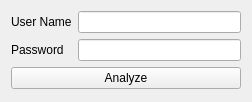
<?xml version="1.0" encoding="UTF-8"?>
<ui version="4.0">
 <class>LoginAnalyzer</class>
 <widget class="QWidget" name="LoginAnalyzer">
  <property name="geometry">
   <rect>
    <x>0</x>
    <y>0</y>
    <width>252</width>
    <height>102</height>
   </rect>
  </property>
  <property name="windowTitle">
   <string>LoginAnalyzer</string>
  </property>
  <layout class="QFormLayout" name="formLayout">
   <item row="0" column="0">
    <widget class="QLabel" name="label">
     <property name="text">
      <string>User Name</string>
     </property>
    </widget>
   </item>
   <item row="0" column="1">
    <widget class="QLineEdit" name="lineEdit"/>
   </item>
   <item row="1" column="0">
    <widget class="QLabel" name="label_2">
     <property name="text">
      <string>Password  </string>
     </property>
    </widget>
   </item>
   <item row="1" column="1">
    <widget class="QLineEdit" name="lineEdit_2"/>
   </item>
   <item row="2" column="0" colspan="2">
    <widget class="QPushButton" name="pushButton">
     <property name="text">
      <string>Analyze</string>
     </property>
    </widget>
   </item>
  </layout>
 </widget>
 <resources/>
 <connections/>
</ui>
